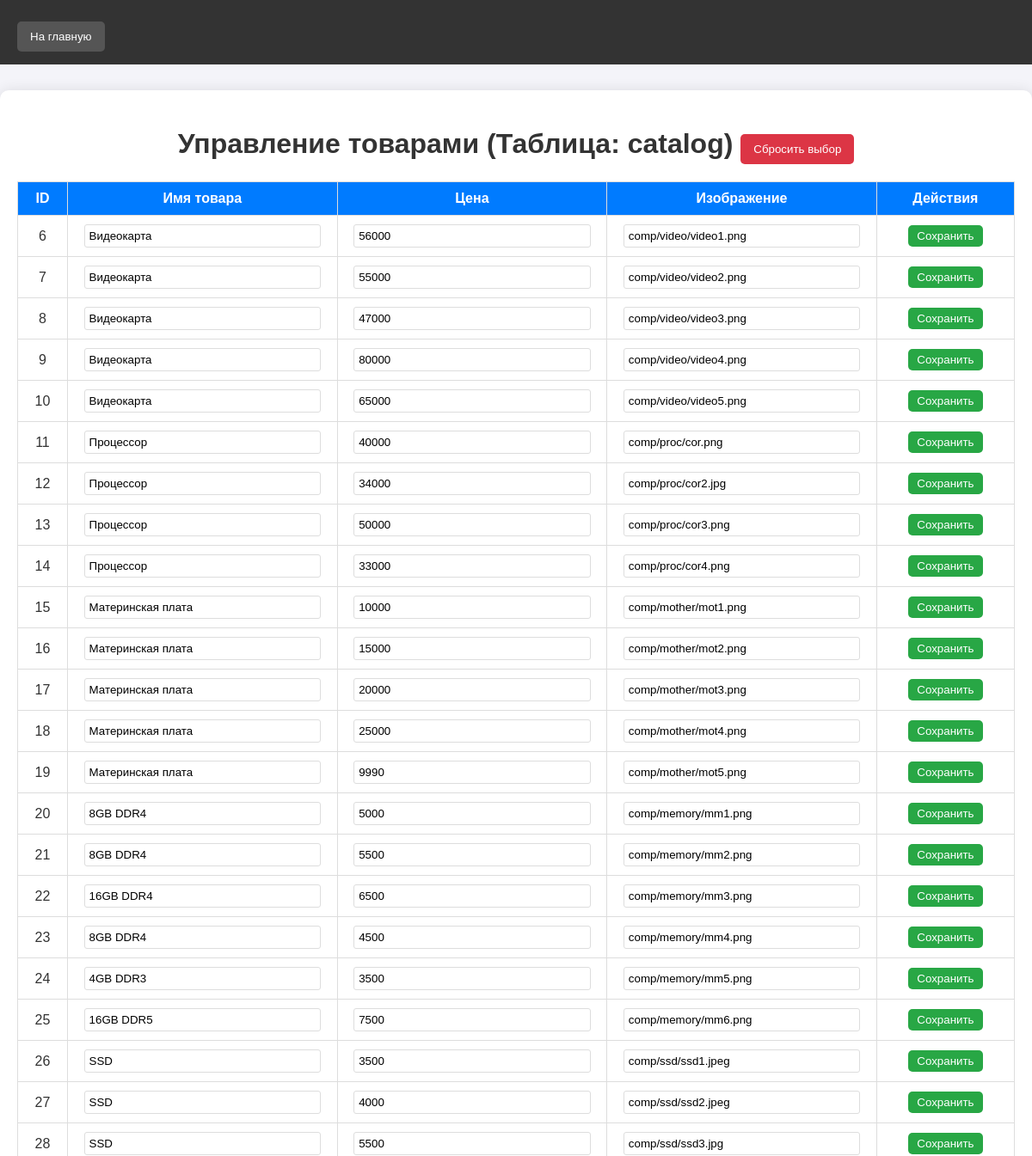
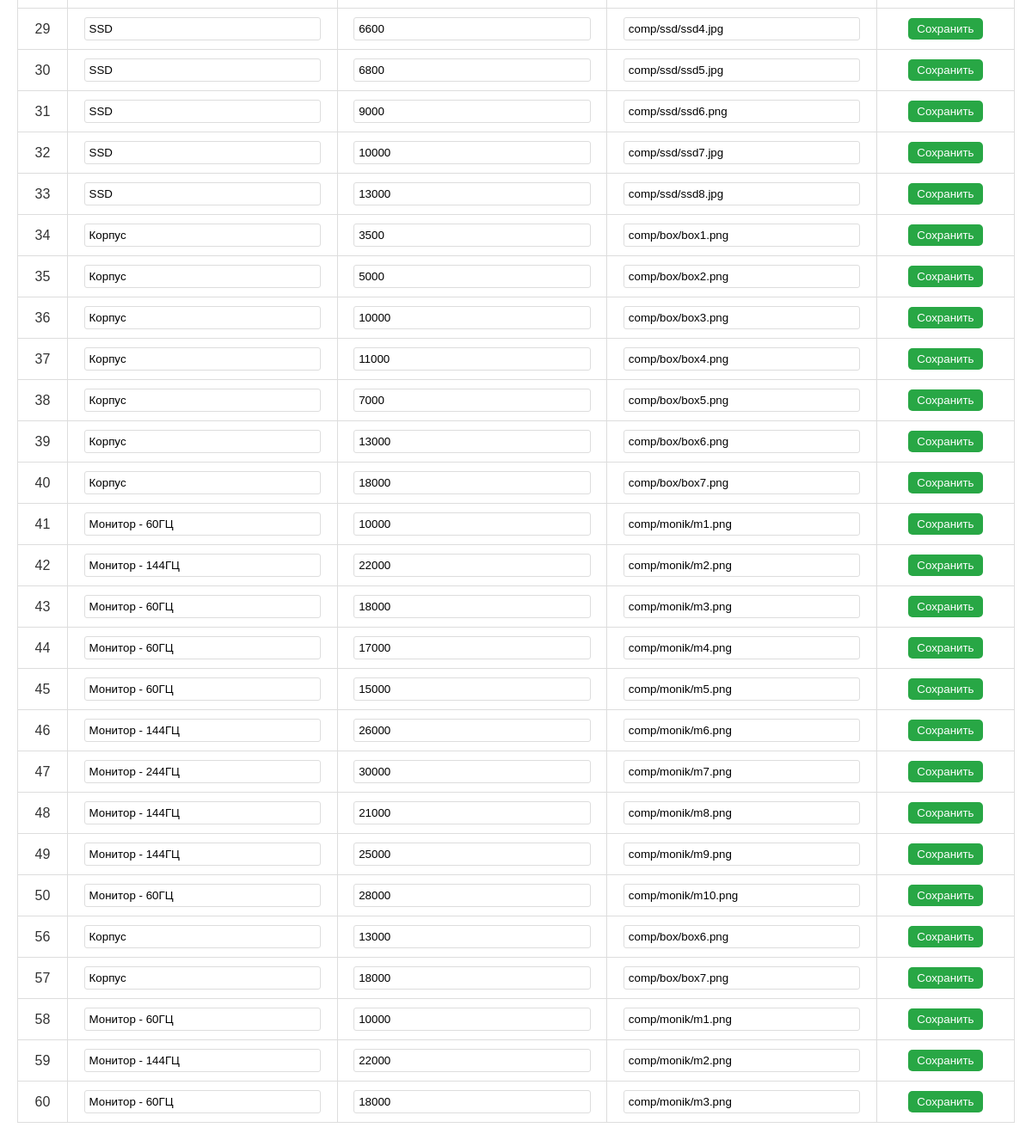
The page /admin.php?table=catalog (signed in) on the database as committed earlier (2 pictures, top to bottom).
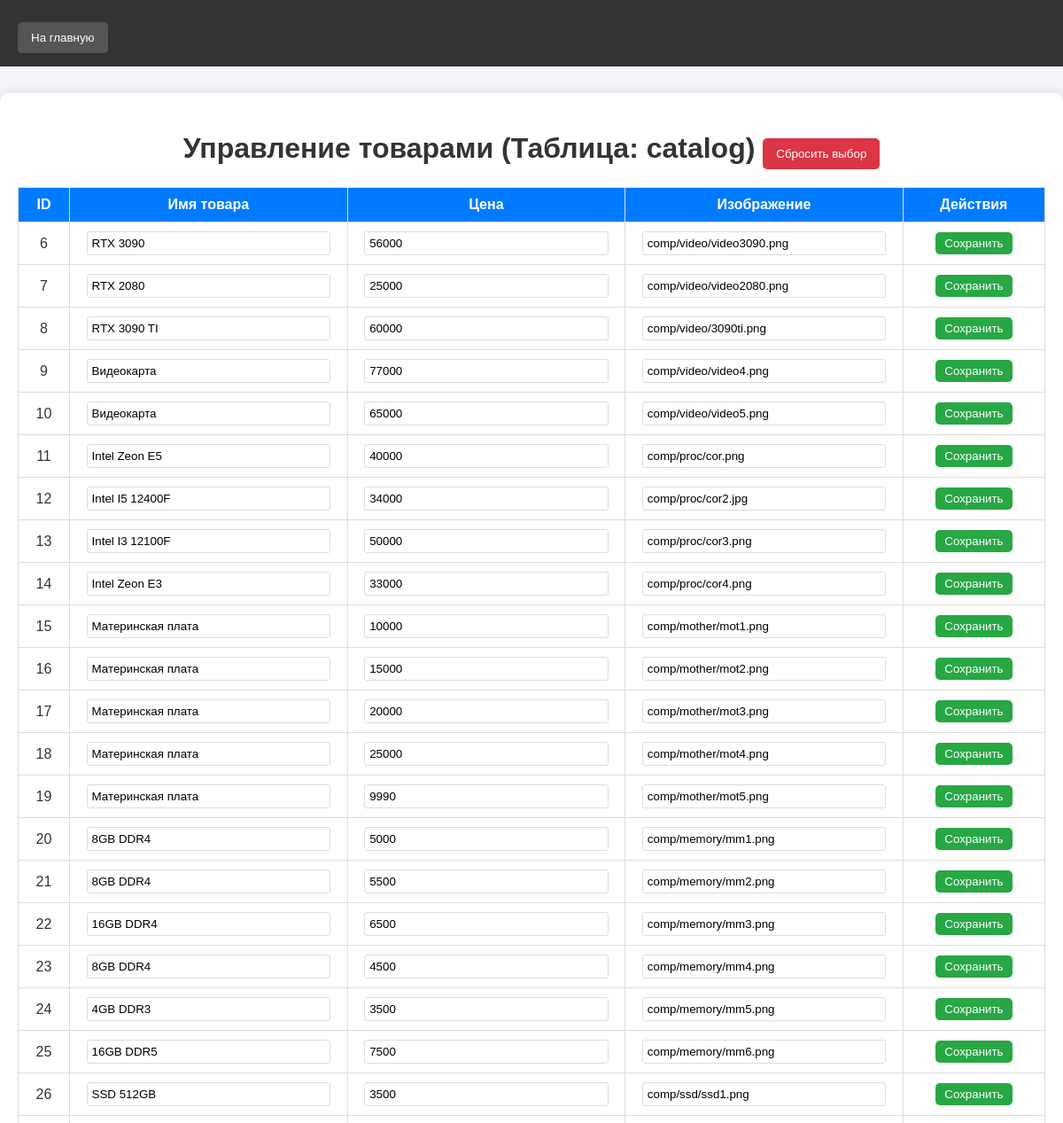
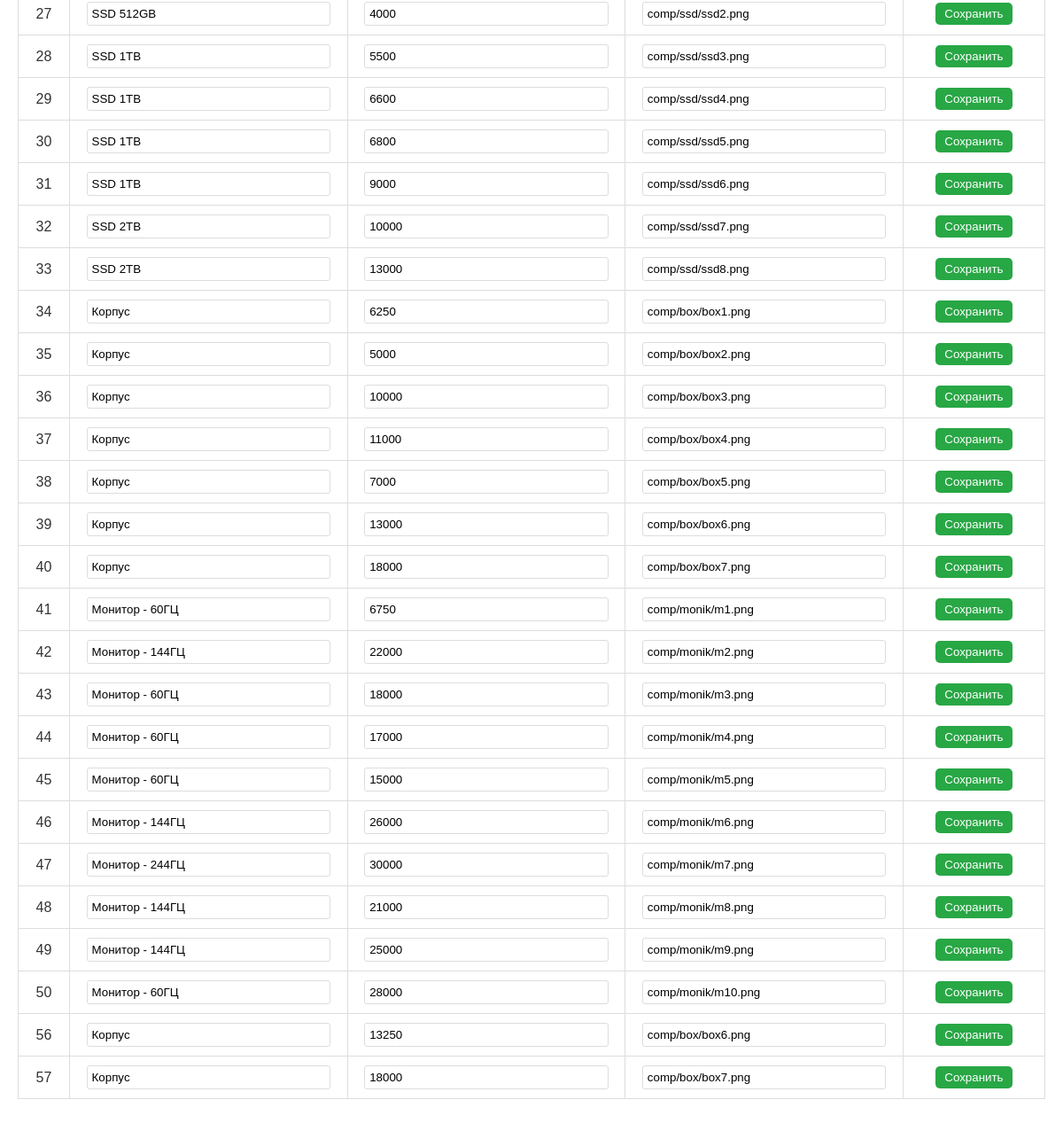
The same page on the database as committed later (2 pictures, top to bottom).
### tables this page shows
CREATE TABLE `catalog` (
  `ID` int(4) NOT NULL,
  `Name` varchar(255) NOT NULL,
  `Img` varchar(255) NOT NULL,
  `Price` int(20) NOT NULL,
  `Category` varchar(100) NOT NULL
);

### admin.php (the view, shortened to what this page needs)
<?php
require 'db.php';
$table = isset($_GET['table']) ? $_GET['table'] : null;
$products = [];
if ($table) {
    $query = "SELECT ID, Name, Price, Img FROM $table";
    $result = mysqli_query($conn, $query);
    while ($row = mysqli_fetch_assoc($result)) {
        $products[] = $row;
    }
}
?>
<!DOCTYPE html>
<html lang="ru">
<head>
    <link rel="stylesheet" href="css/admin.css">
</head>
<body>
<header>
    <nav>
        <button onclick="window.location.href='main.php';" class="btn">На главную</button>
    </nav>
</header>
<div class="admin-container">
    <?php if (!$table): ?>
        <h1>Выберите таблицу для управления товарами</h1>
        <div class="table-select">
            <button onclick="window.location.href='?table=catalog';">Каталог товаров</button>
            <button onclick="window.location.href='?table=pc';">Готовые ПК</button>
        </div>
    <?php else: ?>
        <h1>Управление товарами (Таблица: <?= htmlspecialchars($table) ?>) <button onclick="window.location.href='?';" class="btn">Сбросить выбор</button><br></h1>
        <table>
            <thead>
                <tr>
                    <th>ID</th>
                    <th>Имя товара</th>
                    <th>Цена</th>
                    <th>Изображение</th>
                    <th>Действия</th>
                </tr>
            </thead>
            <tbody>
                <?php foreach ($products as $product): ?>
                    <tr>
                        <form action="" method="POST">
                            <td><?= htmlspecialchars($product['ID']) ?></td>
                            <td><input type="text" name="product_name" value="<?= htmlspecialchars($product['Name']) ?>" required></td>
                            <td><input type="number" name="product_price" value="<?= htmlspecialchars($product['Price']) ?>" step="250" required></td>
                            <td><input type="text" name="product_img" value="<?= htmlspecialchars($product['Img']) ?>" required></td>
                            <td>
                                <button type="submit">Сохранить</button>
                            </td>
                        </form>
                    </tr>
                <?php endforeach; ?>
            </tbody>
        </table>
    <?php endif; ?>
</div>
</body>
</html>

Rows that differ between the two databases and show on the page:
removed catalog: ID "58", product_name "Монитор - 60ГЦ", product_price "10000", product_img "comp/monik/m1.png"
removed catalog: ID "59", product_name "Монитор - 144ГЦ", product_price "22000", product_img "comp/monik/m2.png"
removed catalog: ID "60", product_name "Монитор - 60ГЦ", product_price "18000", product_img "comp/monik/m3.png"
changed catalog id 6: product_name "Видеокарта" → "RTX 3090"; product_img "comp/video/video1.png" → "comp/video/video3090.png"
changed catalog id 7: product_name "Видеокарта" → "RTX 2080"; product_price "55000" → "25000"; product_img "comp/video/video2.png" → "comp/video/video2080.png"
changed catalog id 8: product_name "Видеокарта" → "RTX 3090 TI"; product_price "47000" → "60000"; product_img "comp/video/video3.png" → "comp/video/3090ti.png"
changed catalog "comp/video/video4.png": product_price "80000" → "77000"
changed catalog "comp/proc/cor.png": product_name "Процессор" → "Intel Zeon E5"
changed catalog "comp/proc/cor2.jpg": product_name "Процессор" → "Intel I5 12400F"
changed catalog "comp/proc/cor3.png": product_name "Процессор" → "Intel I3 12100F"
changed catalog "comp/proc/cor4.png": product_name "Процессор" → "Intel Zeon E3"
changed catalog id 26: product_name "SSD" → "SSD 512GB"; product_img "comp/ssd/ssd1.jpeg" → "comp/ssd/ssd1.png"
changed catalog id 27: product_name "SSD" → "SSD 512GB"; product_img "comp/ssd/ssd2.jpeg" → "comp/ssd/ssd2.png"
changed catalog id 28: product_name "SSD" → "SSD 1TB"; product_img "comp/ssd/ssd3.jpg" → "comp/ssd/ssd3.png"
changed catalog id 29: product_name "SSD" → "SSD 1TB"; product_img "comp/ssd/ssd4.jpg" → "comp/ssd/ssd4.png"
changed catalog id 30: product_name "SSD" → "SSD 1TB"; product_img "comp/ssd/ssd5.jpg" → "comp/ssd/ssd5.png"
changed catalog "comp/ssd/ssd6.png": product_name "SSD" → "SSD 1TB"
changed catalog id 32: product_name "SSD" → "SSD 2TB"; product_img "comp/ssd/ssd7.jpg" → "comp/ssd/ssd7.png"
changed catalog id 33: product_name "SSD" → "SSD 2TB"; product_img "comp/ssd/ssd8.jpg" → "comp/ssd/ssd8.png"
changed catalog "comp/box/box1.png": product_price "3500" → "6250"
changed catalog "comp/monik/m1.png": product_price "10000" → "6750"
changed catalog id 56: product_price "13000" → "13250"
